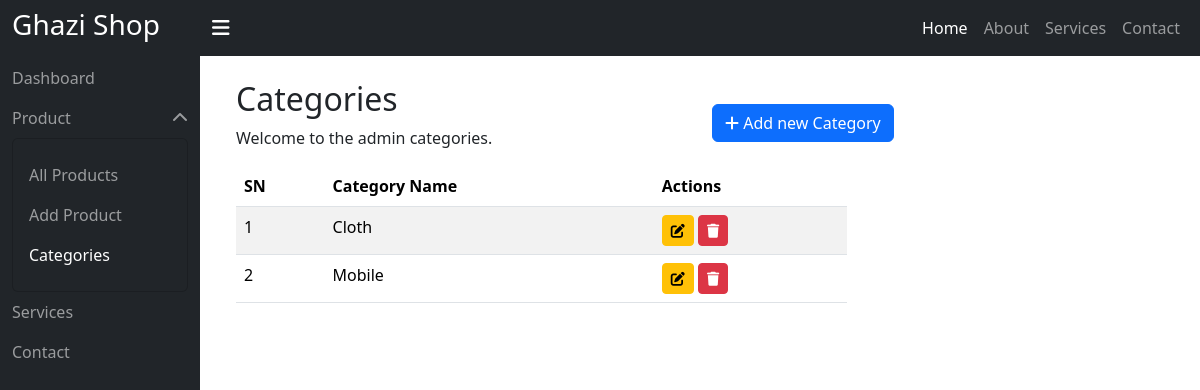
Before: /admin/categories.php (signed in) with the older database file.
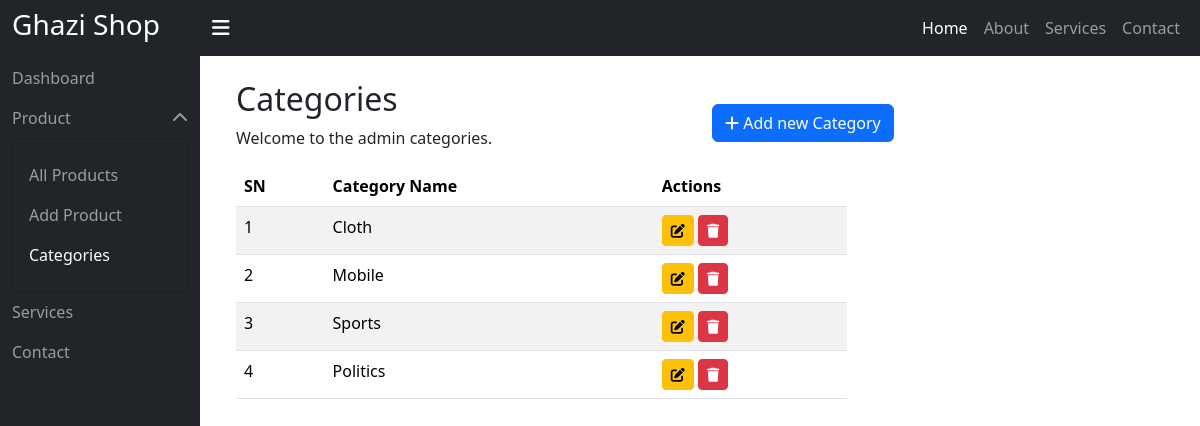
After: the same page with the newer database file.
### tables this page shows
CREATE TABLE `categories` (
  `id` int(11) NOT NULL,
  `name` varchar(255) NOT NULL,
  `created_at` timestamp NOT NULL DEFAULT current_timestamp()
);

### admin/categories.php (the view, shortened to what this page needs)
<?php
function get_content()
{
    require_once './connection.php';
    $categories = $cn->query("SELECT * FROM `categories`");
?>
    <div class="container">
        <div class="row">
            <div class="col-12">
                <div class="row">
                    <div class="col-md-6">
                        <h2>Categories</h2>
                        <p>Welcome to the admin categories.</p>
                    </div>
                    <div class="col-md-6 align-content-center">
                        <button class="btn btn-primary" id="AddCat">
                            <i class="fa-solid fa-plus"></i> Add new Category
                        </button>
                    </div>
                </div>
            </div>
            <div class="col-md-8">
                <table class="table table-striped" id="allCat">
                    <thead>
                        <tr>
                            <th>SN</th>
                            <th>Category Name</th>
                            <th>Actions</th>
                        </tr>
                    </thead>
                    <tbody>
                        <?php
                        $i = 1;
                        while ($category = $categories->fetch_assoc()) :
                        ?>
                            <tr>
                                <td><?= $i++ ?></td>
                                <td><?= $category['name'] ?></td>
                                <td>
                                    <button data-editId="<?= $category['id'] ?>" class="btn btn-sm btn-warning btnEdit">
                                        <i class="fa-solid fa-pen-to-square"></i>
                                    </button>
                                    <button data-dekId="<?= $category['id'] ?>" class="btn btn-sm btn-danger btnDelete">
                                        <i class="fa-solid fa-trash"></i>
                                    </button>
                                </td>
                            </tr>
                        <?php endwhile; ?>
                    </tbody>
                </table>
            </div>
        </div>
    </div>
<?php
    return ob_get_clean();
}
$content = get_content();
require_once './layout.php';
?>

Changed rows visible on the page:
added categories: name "Sports"
added categories: name "Politics"
